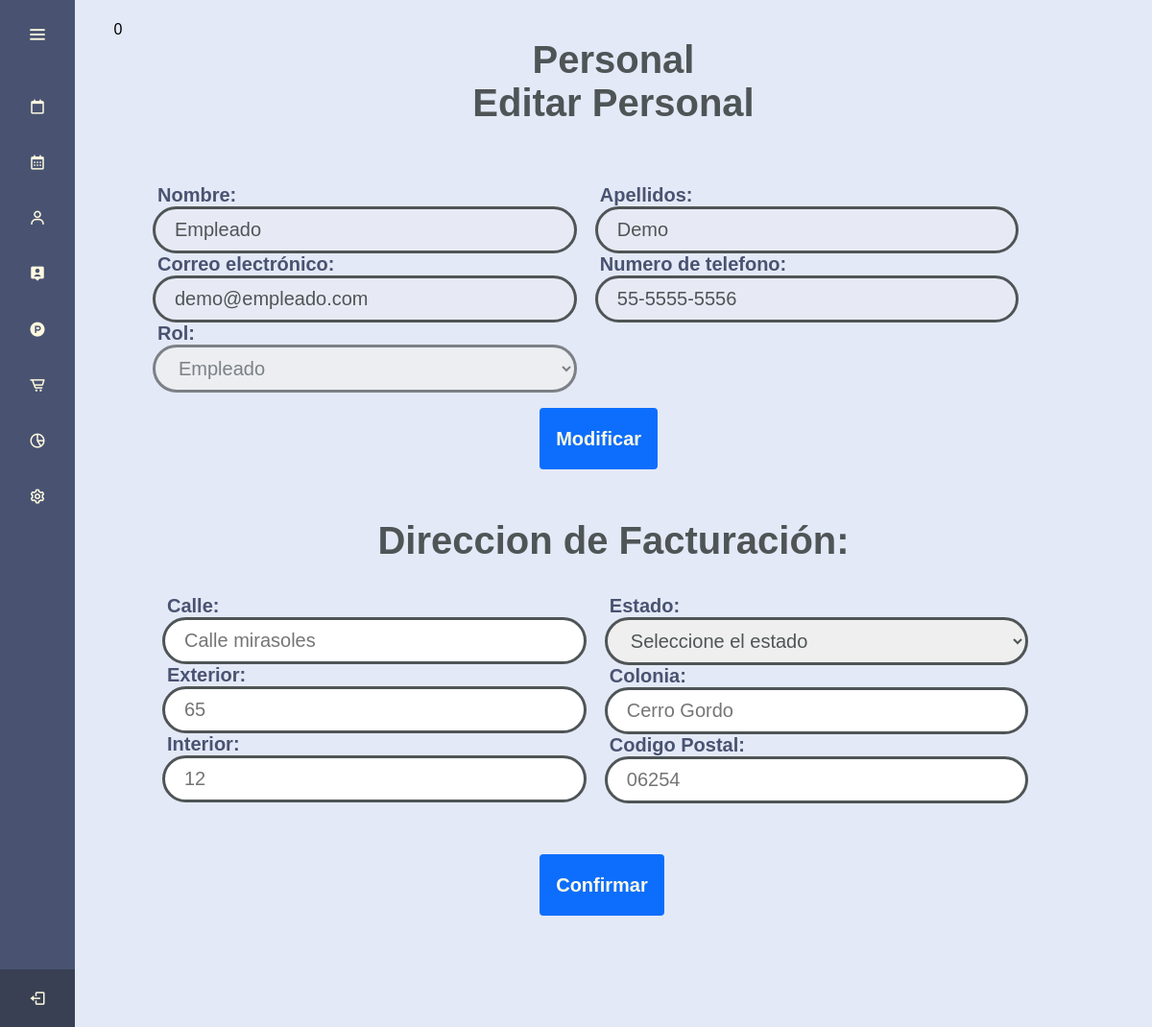
Page /views/shop/admin.php?action=editpersonal&id=2 (signed in) on the committed database.
### tables this page shows
create table usuarios(
    iduser int not null auto_increment,
    id_rol  INT not null,
    nombre varchar(50) not null,
    apellidos varchar(80) not null,
    correo varchar(50) not null UNIQUE ,
    passwd varchar(255) not null,
    telefono varchar(50) not null UNIQUE ,
    PRIMARY KEY (iduser),
    FOREIGN KEY (id_rol) REFERENCES rol(id_rol)
)DEFAULT;

create table rol(
    id_rol int not null auto_increment,
    rol varchar(20) not null,
    primary key (id_rol)
)DEFAULT;

### modulos/editpersonal.php (the view, shortened to what this page needs)
<?php
$id = $_GET['id'];
if (isset($_GET['disabled'])) {
    $cambiar = 1;
} else {
    $cambiar = 0;
}
if (isset($_GET['cambiardir'])) {
    $cambiardir = 1;
} else {
    $cambiardir = 0;
}
$query1 = "SELECT * FROM usuarios WHERE iduser=$id;";
$consulta1 = mysqli_query($connect, $query1);
$row1 = mysqli_fetch_array($consulta1);
$correo = $row1['correo'];
$apellidos = $row1['apellidos'];
$telefono = $row1['telefono'];
$nombre = $row1['nombre'];
$rol = $row1['id_rol'];
$query2 = "SELECT * FROM direccion WHERE iduser=$id";
$consulta2 = mysqli_query($connect, $query2);
echo mysqli_num_rows($consulta2);
if (mysqli_num_rows($consulta2) == 0) {
    $cambiardir = 1;
    $link3 = "../../php/direccion.php";
}
?>
<h2 class="animate__animated animate__fadeInUp">Personal</h2>
<h2 class="animate__animated animate__fadeInUp">Editar Personal</h2>
<main class="contenedor centrar">
    <div class="animate__animated animate__zoomIn">
        <div class="columnas">
            <form action="../../php/editpersonalinfo.php" method="POST">
                <label for="id">
                    <input type="hidden" name="nombre" id="nombre" value="<?php echo $nombre ?>"><br>
                    <input type="hidden" name="apellidos" id="apellidos" value="<?php echo $apellidos ?>"><br>
                </label>
                <?php
                $link = "../shop/admin.php?action=editpersonal&disabled=1&id=" . $id;
                if ($cambiar == 0) {
                ?>
                    <div class="col1_111">
                        <label for="name">Nombre:<br>
                            <input disabled class="ress" type="name" name="nombre" id="nombre" value="<?php echo $nombre ?>"><br>
                        </label>
                        <label for="email">Correo electrónico:<br>
                            <input disabled class="ress" type="email" name="correo" id="correo" value="<?php echo $correo ?>"><br>
                        </label>
                        <label for="rol">Rol:
                            <?php
                            $query = "SELECT * FROM rol WHERE id_rol=$rol";
                            $consulta = mysqli_query($connect, $query);
                            while ($row = mysqli_fetch_array($consulta)) {
                            ?>
                                <select disabled class="ress" name="rol" required>
                                    <option selected value="<?php echo $row['id_rol'] ?>"><?php echo $row['rol'] ?></option>
                                <?php }
                            mysqli_free_result($consulta); ?>
                                </select>
                        </label>
                    </div>
                    <div class="col1_111">
                        <label for="name">Apellidos:<br>
                            <input disabled class="ress" type="name" name="apellidos" id="apellidos" value="<?php echo $apellidos ?>"><br>
                        </label>
                        <label for="numero">Numero de telefono:<br>
                            <input disabled class="ress" type="tel" name="telefono" id="telefono" value="<?php echo $telefono ?>" pattern="[0-9]{2}-[0-9]{4}-[0-9]{4}"><br>
                        </label>
                    </div>
                    <div class="columnas">
                        <div class="col5">
                            <a href="<?php echo $link ?>" class="btn btn-primary botonh" onlick="">
                                Modificar
                            </a>
                        </div>
                    <?php
                }
                    ?>
            </form>
        </div>
        <h2 class="animate__animated animate__fadeInUp">Direccion de Facturación:</h2><br>
        <div class="columnas">
            <div class="col4">
                <form action="<?php echo $link3 ?>" method="POST">
                    <label for="id">
                    </label>
                    <?php
                    $link2 = "../shop/admin.php?action=editcliente&cambiardir=1&id=" . $id;
                    if ($cambiardir == 0) {
                    ?>
                        <div class="columnas">
                            <div class="col1_111">
                                <label for="calle">Calle:<br>
                                    <input disabled class="ress" type="text" name="calle" value="<?php echo $calle  ?>">
                                </label> <br>
                                <label for="exterior">Exterior:<br>
                                    <input disabled class="ress" type="text" name="exterior" value="<?php echo $exterior  ?>">
                                </label><br>
                                <label for="exterior">Interior:<br>
                                    <input disabled class="ress" type="text" name="interior" value="<?php echo $interior  ?>">
                                </label><br>
                            </div>
                            <div class="col1_111">
                                <label for="estado">Estado:<br>
                                    <select disabled class="ress" name="estado">
                                        <option selected value="1"><?php echo $estado ?></option>
                                    </select>
                                </label><br>
                                <label for="colonia">Colonia:<br>
                                    <input disabled class="ress" type="text" name="colonia" value="<?php echo $colonia  ?>">
                                </label><br>
                                <label for="codigo_postal">Codigo Postal:<br>
                                    <input disabled class="ress" type="text" name="codigo_postal" value="<?php echo $codigo  ?>">
                                </label><br>
                            </div>
                        </div>
                        <div class="columnas">
                            <div class="col5">
                                <a href="<?php echo $link2 ?>" class="btn btn-primary botonh" onlick="">
                                    Modificar
                                </a>
                            </div>
                        </div>
                    <?php
                    } else {
                    ?>
                        <div class="columnas">
                            <div class="col1_111">
                                <label for="calle">Calle:<br>
                                    <input class="ress" type="text" name="calle" placeholder="Calle mirasoles" required>
                                </label> <br>
                                <label for="exterior">Exterior:<br>
                                    <input class="ress" type="text" name="exterior" placeholder="65" required>
                                </label><br>
                                <label for="exterior">Interior:<br>
                                    <input class="ress" type="text" name="interior" placeholder="12">
                                </label><br>
                            </div>
                            <div class="col1_111">
                                <label for="estado">Estado:<br>
                                    <select class="ress" name="estado">
                                        <option selected>Seleccione el estado</option>
                                    </select>
                                </label><br>
                                <label for="colonia">Colonia:<br>
                                    <input class="ress" type="text" name="colonia" placeholder="Cerro Gordo" required>
                                </label><br>
                                <label for="codigo_postal">Codigo Postal:<br>
                                    <input class="ress" type="text" name="codigo_postal" placeholder="06254" required>
                                </label><br>
                            </div>
                        </div>
                        <div class="columnas">
                            <div class="col5">
                                <input type="submit" class=" btn btn-primary botonh" value="Confirmar">
                            </div>
                        </div>
                    <?php
                    }
                    ?>
            </div>
        </div>
    </div>
</main>

### css/admin.css (style rules this page uses)
:root { --letra-titulos: "Oswald", sans-serif; --letra-parrafos: "Montserrat", sans-serif; --color-header: #495371; --color-pheader: #fefae0; --color-titulos: #4f5556; --color-contacto: #3b6a71; --color-foot: #394053; --fn: "Seleccionar Archivo"; }
* { margin: 0; padding: 0; box-sizing: border-box; font-family: "Poppins", sans-serif; }
main { display: flex; align-items: center; justify-content: center; }
html { height: 100vh !important; position: relative; }
body { margin: 0; margin-bottom: 40px; max-height: 100%; }
@media (max-width: 1400px) { html { height: 80vh !important; position: static; } }
@media (max-width: 1400px) { body { max-height: 100%; } }
input { padding-bottom: 10px; }
label, textarea { font-family: var(--letra-parrafos); font-weight: bold; font-size: 20px; color: #495371; text-align: justify; padding: 5px; padding-bottom: 10px; resize: none; }
.centrar { width: 100%; display: flex; align-items: center; vertical-align: middle; }
.contenedor { width: 100%; padding-right: 6rem; padding-left: 6rem; margin-right: auto; margin-left: auto; }
h2 { font-family: var(--letra-parrafos); font-weight: 600; font-size: 40px; color: var(--color-titulos); text-align: center; }
.btn-primary { background-color: #0d6efd; border-color: #0d6efd; }
.botonh { font-family: var(--letra-parrafos); font-weight: 600; font-size: 20px; color: var(--color-pheader); padding: 1rem !important; border-radius: 3; }
.btn { display: inline-block; line-height: 1.5; text-align: center; text-decoration: none; vertical-align: middle; user-select: none; border: 1px solid transparent; border-radius: 0.25rem; transition: color 0.15s ease-in-out, background-color 0.15s ease-in-out, border-color 0.15s ease-in-out, box-shadow 0.15s ease-in-out; }
.columnas { display: inline-block; justify-content: center; width: 80vw; padding-bottom: 2rem; }
.col5 { display: flex; float: right !important; width: 100%; padding-left: 42%; align-items: center; }
form { padding-top: 1rem; padding-bottom: 1rem; }
.ress { border-radius: 30px; border: 3px solid; color: #495371; width: 100%; font-family: var(--letra-titulos); font-size: 20px; color: var(--color-titulos); padding-top: 10px; padding-bottom: 10px; padding-left: 20px; padding-right: 20px; }
.col1_111 { display: block; float: left; text-align: left; width: 48%; align-items: center; padding-right: 2%; padding-bottom: 1rem; height: 100%; }

### rows in the picture
usuarios: nombre "Empleado", correo "demo@empleado.com", apellidos "Demo", telefono "55-5555-5556"
rol: rol "Empleado"

### other values in the picture
mysqli_num_rows($consulta2) "0"
